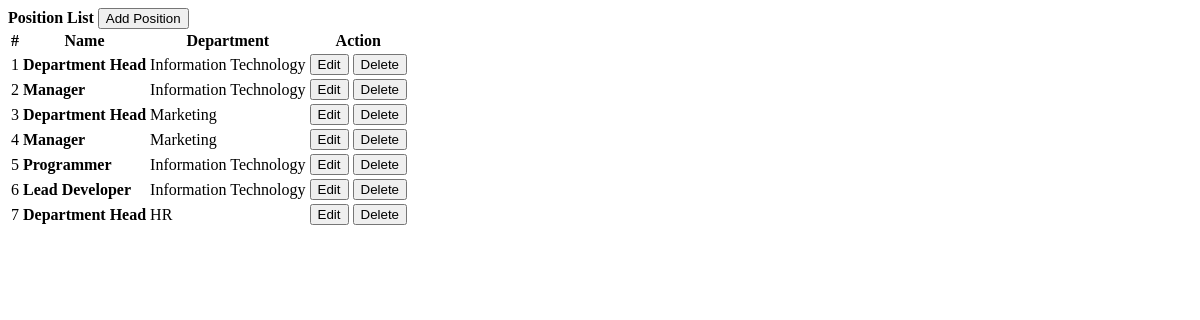
Before: /position.php with the older database file.
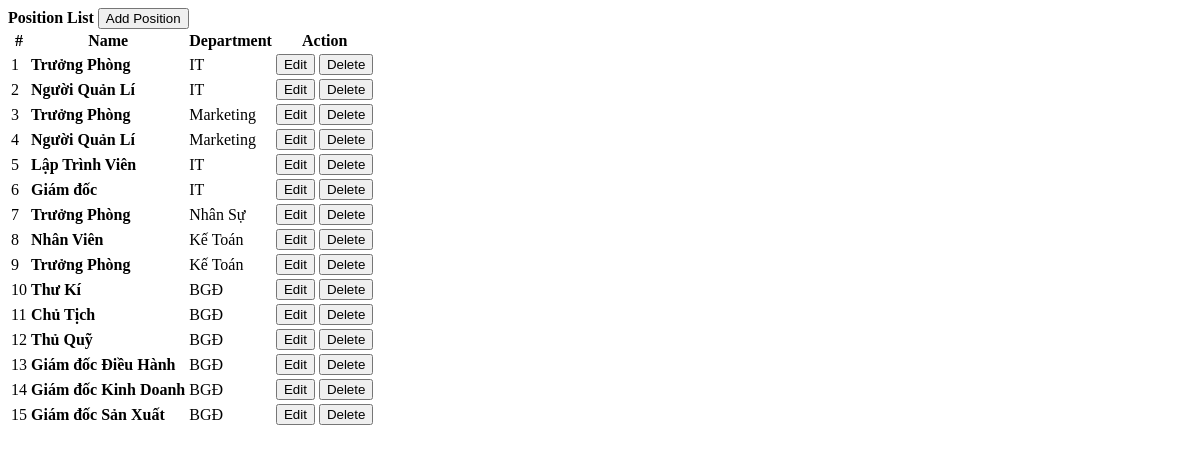
After: the same page with the newer database file.
### tables this page shows
CREATE TABLE `position` (
  `id` int(30) NOT NULL,
  `name` varchar(200) NOT NULL,
  `department_id` int(30) NOT NULL
);

### position.php (the view, shortened to what this page needs)
<?php include('db_connect.php');?>
<div class="container-fluid">
	<div class="col-lg-12">
		<div class="row">
			<div class="col-md-12">
				<div class="card">
					<div class="card-header">
						<b>Position List</b>
						<span class="float:right"><button class="btn btn-primary btn-block btn-sm col-sm-2 float-right" type="button" id="new_leave">
					<i class="fa fa-plus"></i> Add Position
				</button></span>
					</div>
					<div class="card-body">
						<table class="table table-condensed table-bordered table-hover">
							<thead>
								<tr>
									<th class="text-center">#</th>
									<th class="">Name</th>
									<th class="">Department</th>
									<th class="text-center">Action</th>
								</tr>
							</thead>
							<tbody>
								<?php
								$i = 1;
								$dname[0] = "Unset";
								$department = $conn->query("SELECT * FROM department");
								while($row=$department->fetch_assoc()):
									$dname[$row['id']] = ucwords($row['name']);
								endwhile;
								$position = $conn->query("SELECT * FROM position order by id asc");
								while($row=$position->fetch_assoc()):
									$department = isset($dname[$row['department_id']]) ? $dname[$row['department_id']] : "Department has been deleted.";
								?>
								<tr>
									<td class="text-center"><?php echo $i++ ?></td>
									<td class="">
										 <p><b><?php echo ucwords($row['name']) ?></b></p>
									</td>
									<td>
										<?php echo $department ?>
									</td>
									<td class="text-center">
										<button class="btn btn-sm btn-outline-primary edit_position" type="button" data-id="<?php echo $row['id'] ?>" >Edit</button>
										<button class="btn btn-sm btn-outline-danger delete_position" type="button" data-id="<?php echo $row['id'] ?>">Delete</button>
									</td>
								</tr>
								<?php endwhile; ?>
							</tbody>
						</table>
					</div>
				</div>
			</div>
		</div>
	</div>
</div>

### position.php (style rules this page uses)
td { vertical-align: middle !important; }
td p { margin: unset }

Changed rows visible on the page:
changed position (number 1 of 15 on the later page): name "Department Head" → "Trưởng Phòng"; department "Information Technology" → "IT"
changed position (number 2 of 15 on the later page): name "Manager" → "Người Quản Lí"; department "Information Technology" → "IT"
changed position (number 3 of 15 on the later page): name "Department Head" → "Trưởng Phòng"
changed position (number 4 of 15 on the later page): name "Manager" → "Người Quản Lí"
changed position: name "Programmer" → "Lập Trình Viên"; department "Information Technology" → "IT"
changed position: name "Lead Developer" → "Giám đốc"; department "Information Technology" → "IT"
changed position: name "Department Head" → "Trưởng Phòng"; department "HR" → "Nhân Sự"
added position: name "Nhân Viên", department "Kế Toán"
added position: name "Trưởng Phòng", department "Kế Toán"
added position: name "Thư Kí", department "BGĐ"
added position: name "Chủ Tịch", department "BGĐ"
added position: name "Thủ Quỹ", department "BGĐ"
added position: name "Giám đốc Điều Hành", department "BGĐ"
added position: name "Giám đốc Kinh Doanh", department "BGĐ"
added position: name "Giám đốc Sản Xuất", department "BGĐ"
